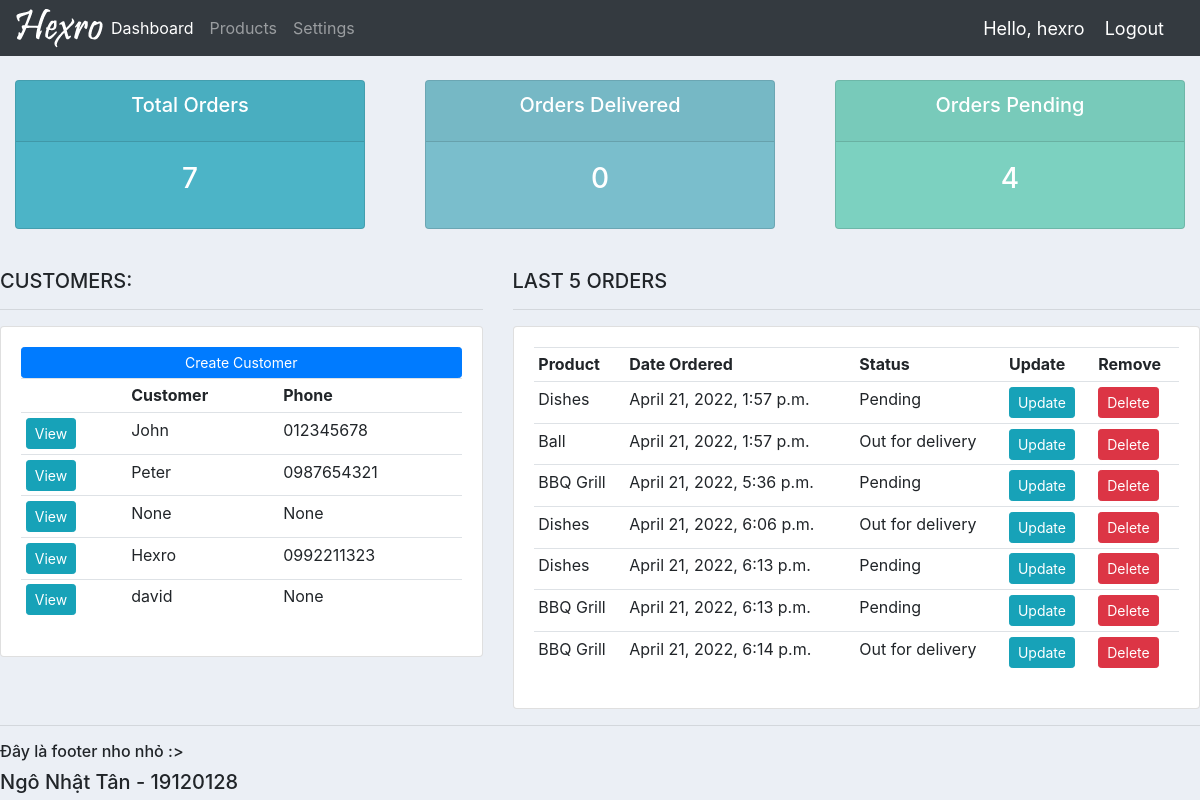
The app's page / (signed in), older data.
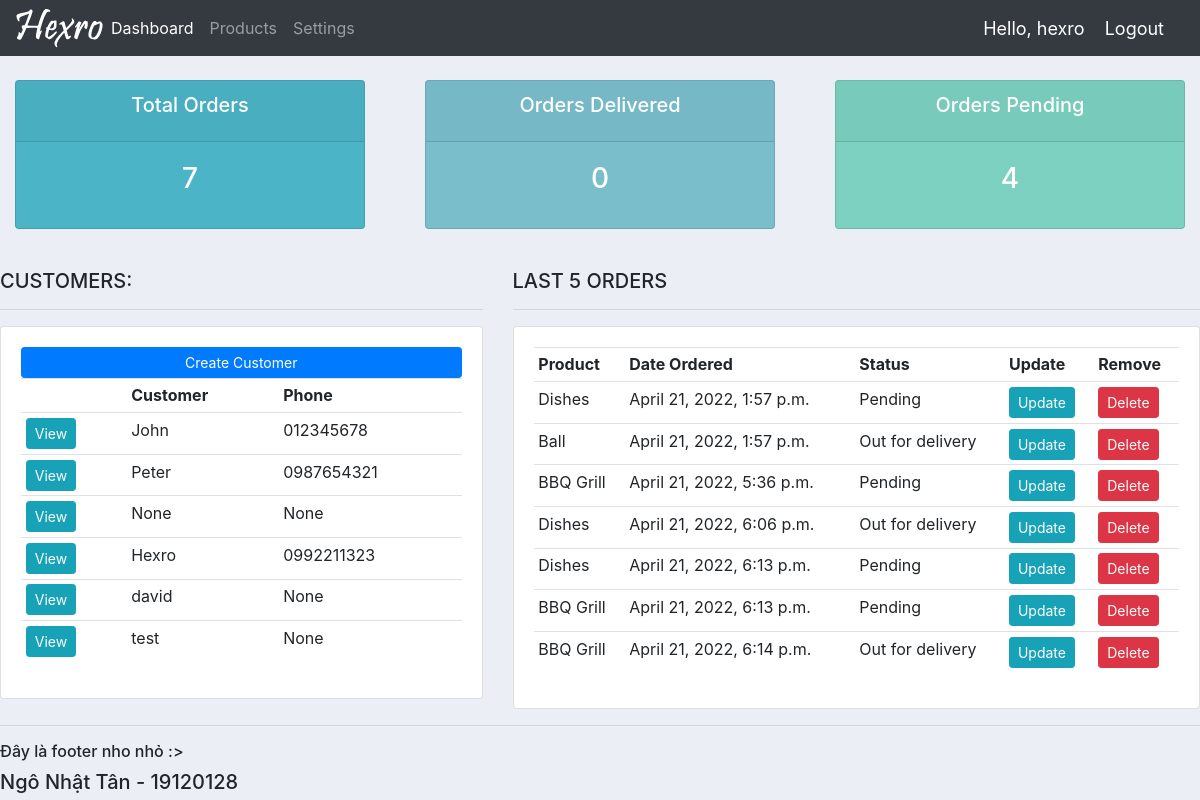
The same page, newer data.
### accounts/models.py (models this page shows, shortened)
class Customer(models.Model):
    user = models.OneToOneField(
        User, on_delete=models.CASCADE, null=True, blank=True)
    name = models.CharField(max_length=200, null=True)
    phone = models.CharField(max_length=200, null=True)
    email = models.CharField(max_length=200, null=True)
    profile_pic = models.ImageField(
        default="profile.png", null=True, blank=True)
    date_created = models.DateTimeField(auto_now_add=True, null=True)

class Order(models.Model):
    STATUS = (
        ('Pending', 'Pending'),
        ('Out for delivery', 'Out for delivery'),
        ('Delivered', 'Delivered'),
    )
    customer = models.ForeignKey(
        Customer, null=True, on_delete=models.SET_NULL)
    product = models.ForeignKey(Product, null=True, on_delete=models.SET_NULL)
    date_created = models.DateTimeField(auto_now_add=True, null=True)
    status = models.CharField(max_length=200, null=True, choices=STATUS)
    note = models.CharField(max_length=1000, null=True)

class Product(models.Model):
    CATEGORY = (
        ('Indoor', 'Indoor'),
        ('Out Door', 'Out Door')
    )
    name = models.CharField(max_length=200, null=True)
    price = models.FloatField(null=True)
    category = models.CharField(max_length=200, null=True, choices=CATEGORY)
    description = models.CharField(max_length=200, null=True)
    date_created = models.DateTimeField(auto_now_add=True, null=True)
    tags = models.ManyToManyField(Tag)
    def __str__(self):
        return self.name

### accounts/decorators.py (the view)
    def wrapper_func(request, *args, **kwargs):
        group = None
        if request.user.groups.exists():
            group = request.user.groups.all()[0].name
        if group == 'customer':
            return redirect('user-page')
        if group == 'admin':
            return view_func(request, *args, **kwargs)

### accounts/views.py (called while the page is built)
@login_required(login_url='login')
@admin_only
def home(request):
    orders = Order.objects.all()
    customers = Customer.objects.all()
    total_customers = customers.count()
    total_orders = orders.count()
    delivered = orders.filter(status='Delivered').count()
    pending = orders.filter(status='Pending').count()
    context = {'orders': orders, 'customers': customers,
               'total_customers': total_customers, 'total_orders': total_orders, 'delivered': delivered, 'pending': pending}
    return render(request, 'accounts/dashboard.html', context)

### accounts/templates/accounts/dashboard.html (shortened to what this page needs)
{% extends 'accounts/main.html' %}
{% block content %}
{% include 'accounts/status.html' %}
<br>
<div class="row">
    <div class="col-md-5">
        <h5>CUSTOMERS: </h5>
        <hr>
        <div class="card card-body">
            <a href="" class="btn btn-primary  btn-sm btn-block">Create Customer</a>
            <table class="table table-sm">
                <tr>
                    <th></th>
                    <th>Customer</th>
                    <th>Phone</th>
                </tr>
                {% for customer in customers %}
                    <tr>
                        <td><a href="{% url 'customer' customer.id %}" class="btn btn-info btn-sm">View</a></td>
                        <td>{{customer.name}}</td>
                        <td>{{customer.phone}}</td>
                    </tr>
                {% endfor %}
            </table>
        </div>
    </div>
    <div class="col-md-7">
        <h5>LAST 5 ORDERS</h5>
        <hr>
        <div class="card card-body">
            <table class="table table-sm">
                <tr>
                    <th>Product</th>
                    <th>Date Ordered</th>
                    <th>Status</th>
                    <th>Update</th>
                    <th>Remove</th>
                </tr>
                {% for order in orders %}
                    <tr>
                        <td>{{order.product}}</td>
                        <td>{{order.date_created}}</td>
                        <td>{{order.status}}</td>
                        <td><a class="btn btn-sm btn-info" href="{% url 'update_order' order.id %}">Update</a></td>
                        <td><a class="btn btn-sm btn-danger" href="{% url 'delete_order' order.id %}">Delete</a></td>
                    </tr>
                {% endfor %}
            </table>
        </div>
    </div>
</div>
{% endblock content %}

Row changes from the older to the newer data that the page shows:
added Customer: name "test", phone "None"
